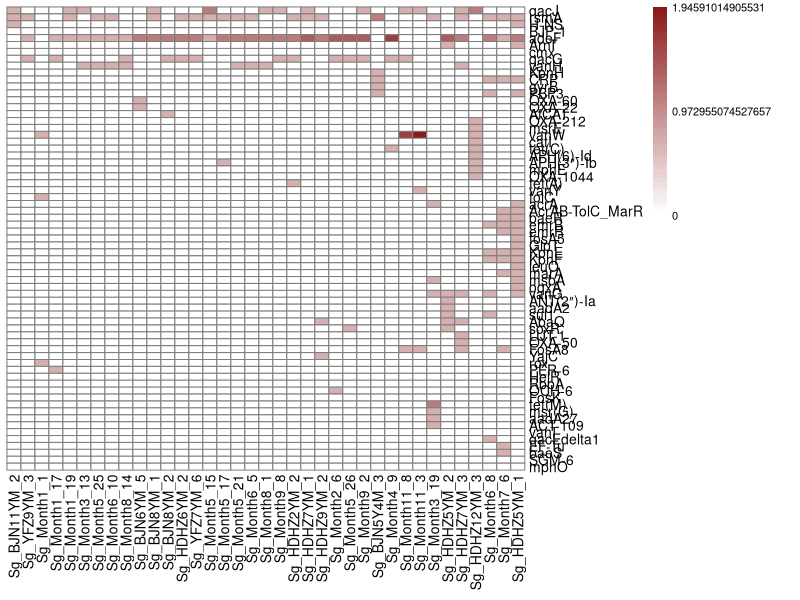

This figure's R source:

# 安装并加载必要的包
if(!require(pheatmap)) install.packages("pheatmap")
if(!require(RColorBrewer)) install.packages("RColorBrewer")
library(pheatmap)
library(RColorBrewer)

# 读取数据
# 读取数据
data <- read.table("ARG_Heatmap_matrix1.txt", header = TRUE, row.names=1, sep = "\t", stringsAsFactors = FALSE)

# 处理数据：转换为数值矩阵并进行log1p转换
data_matrix <- as.matrix(data)
data_log <- log1p(data_matrix)

# 设置配色
color_range <- colorRampPalette(c("white", "firebrick4"))(50)

# 绘制热图并保存为PDF
pdf("antibiotic_resistance_heatmap_with_borders1.pdf", width = 12, height = 13)

pheatmap(data_log,
         col = color_range,
         border_color = "gray50",  # 显示灰色边框（可改为black、gray等）
         fontsize = 8,
         fontsize_row = 10,
         fontsize_col = 10,
         scale = "none",
         cluster_rows = FALSE,
         cluster_cols = FALSE,
         show_rownames = TRUE,
         show_colnames = TRUE,
         legend = TRUE,
         legend_breaks = c(0, max(data_log, na.rm = TRUE)/2, max(data_log, na.rm = TRUE)),
         treeheight_row = 0,
         treeheight_col = 0,
         angle_col = 90,
         labels_row = rownames(data),
         labels_col = colnames(data),
         hjust = 1,
         vjust = 1,
         angle_row = 0
)

dev.off()
